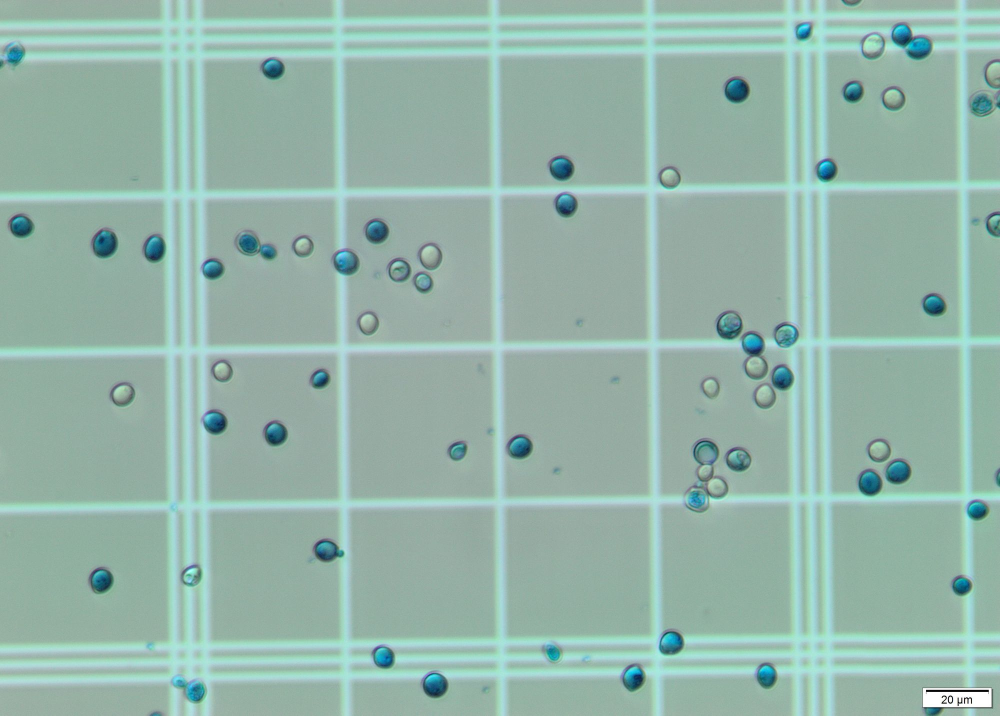
#> input picture dataset/1Quad.jpg, 2000 x 1431 px (shown at 1/2 size)
$ jupyter execute --allow-errors yeast.ipynb   (shell and % lines are left out)
#> lines starting #> are read from the running program, lines starting #| are printed output that depends on the picture; after the words box and inside, x2 and y2 are one past the last pixel; in counts of white or black regions, pixels touching at a corner belong together
# Notebook version of project

[cell 1]
# Gustavo Tuani Mastrobuono
# No USP: 10734411
# SCC0251 - 2021.1
# Beer Challenge

import numpy as np
import cv2

DEBUG_RECONSTRUCTION = False
DEBUG_IDENTIFICATION = False

# Read original image(s)
# TODO: Read whole dataset
img = cv2.imread("./dataset/1Quad.jpg")
#> img is the input picture: shape (1431, 2000, 3); mean B, G, R 170.5, 181.2, 148.9

# Grid reconstruction
# Load image, grayscale, and adaptive threshold
image = img.copy()
gray = cv2.cvtColor(image, cv2.COLOR_BGR2GRAY)
thresh = cv2.adaptiveThreshold(gray, 255, cv2.ADAPTIVE_THRESH_GAUSSIAN_C, cv2.THRESH_BINARY, 57, 5)
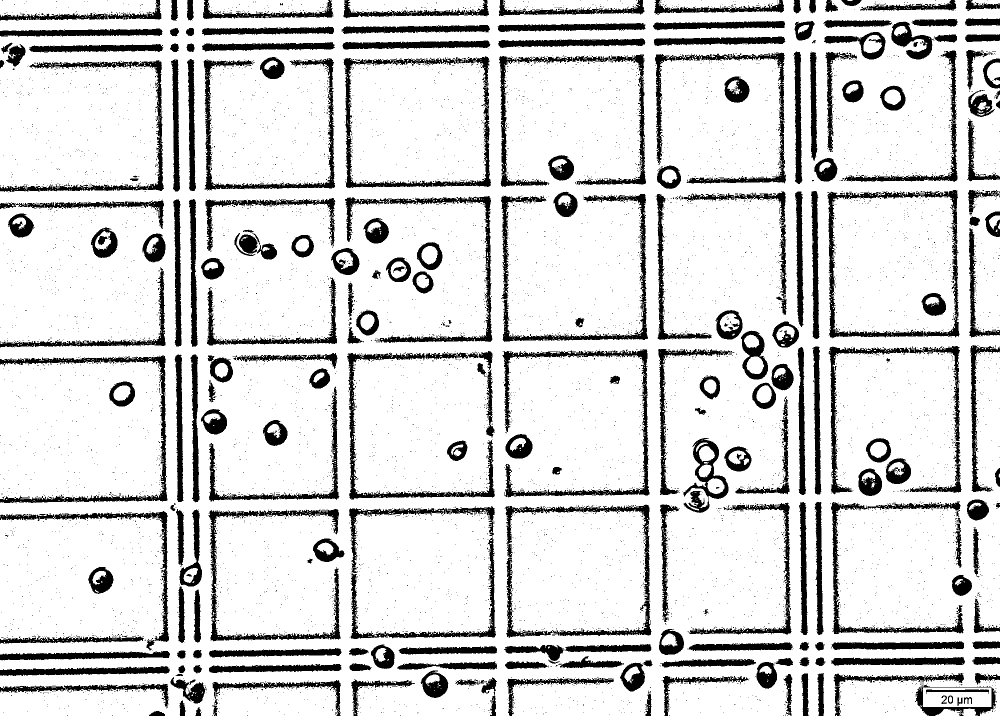
#> thresh: shape (1431, 2000) (shown at 1/2 size); 83.9% white; 6543 black regions (6288 under 20 px), largest, box (x1, y1, x2, y2) and area: (1655, 380, 1919, 677) 8839, (687, 112, 982, 376) 8638, (1005, 698, 1299, 995) 8623
if (DEBUG_RECONSTRUCTION): cv2.imwrite("thresh.jpg", thresh)

# Mathematical morphology
thresh = cv2.GaussianBlur(thresh, (7,7), 0)
ret, thresh = cv2.threshold(thresh, 210, 255, 0)
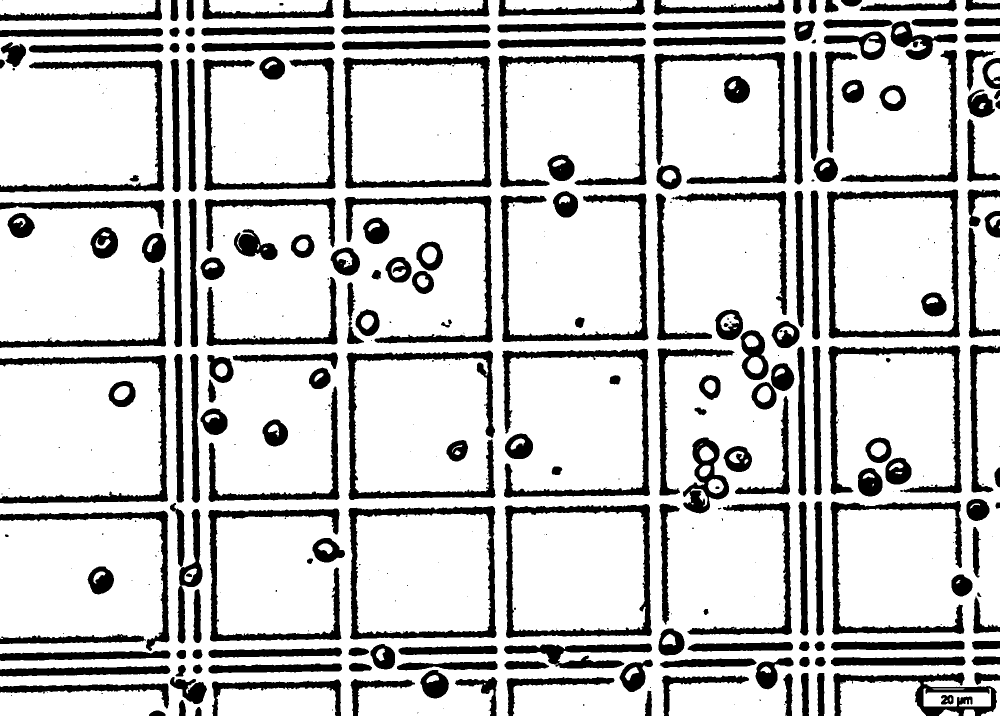
#> thresh: shape (1431, 2000) (shown at 1/2 size); 78.5% white; 458 black regions (245 under 20 px), largest, box (x1, y1, x2, y2) and area: (693, 701, 991, 1000) 14009, (1654, 379, 1920, 677) 12936, (1009, 1008, 1304, 1277) 12876
kernel = np.ones((3,3), np.uint8)
morphed = cv2.erode(thresh, None, kernel, iterations=16)
#> morphed: shape (1431, 2000); 32.7% white; 48 white regions (1 under 20 px), largest, box (x1, y1, x2, y2) and area: (0, 742, 305, 976) 55779, (0, 152, 296, 354) 53198, (0, 432, 301, 665) 48306
morphed = cv2.morphologyEx(morphed, cv2.MORPH_CLOSE, kernel, iterations=55)
#> morphed: shape (1431, 2000); 62.3% white; 8 black regions, largest, box (x1, y1, x2, y2) and area: (0, 0, 2000, 1431) 951157, (641, 346, 781, 504) 22120, (1373, 877, 1508, 1039) 21861
morphed = cv2.erode(morphed, None, kernel, iterations=10)
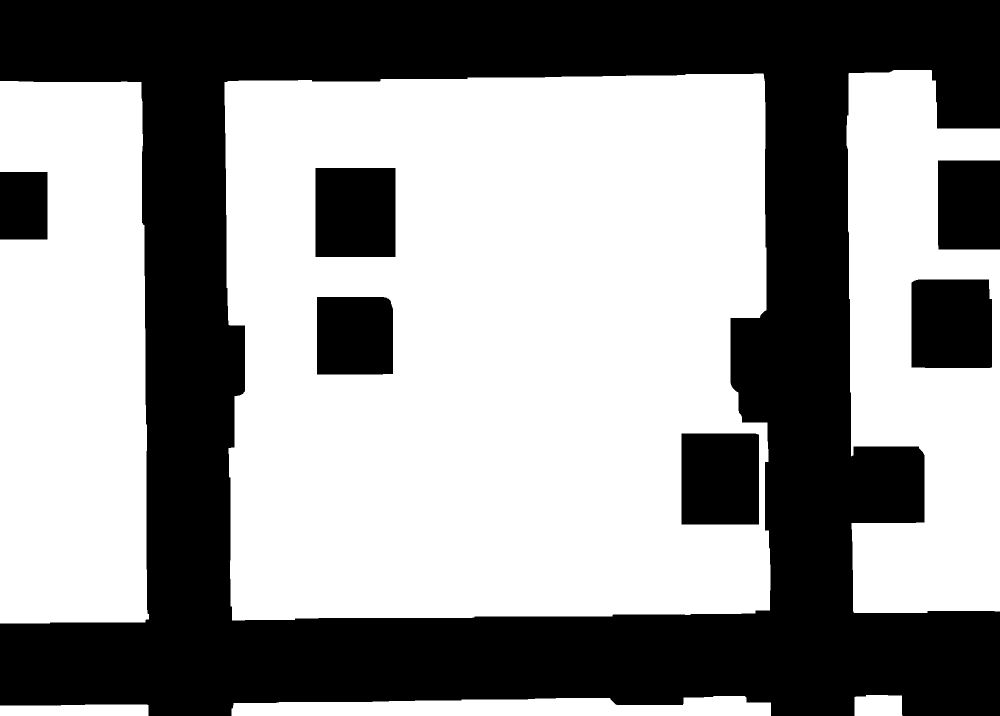
#> morphed: shape (1431, 2000) (shown at 1/2 size); 57.3% white; 7 black regions
if (DEBUG_RECONSTRUCTION): cv2.imwrite("morphed.jpg", morphed)

# Find all contours
contours, hierarchy = cv2.findContours(morphed, cv2.RETR_TREE, cv2.CHAIN_APPROX_NONE)
#> contours = 10 contours; largest, box (x1, y1, x2, y2) and area: (449, 147, 1541, 1241) 1138846, (0, 162, 298, 1247) 299410, (1693, 140, 2000, 1226) 263913, (463, 1392, 1542, 1431) 30617, (630, 335, 792, 515) 28817
if (DEBUG_RECONSTRUCTION): cv2.drawContours(image=img, contours=contours, contourIdx=-1, color=(0, 255, 0), thickness=5, lineType=cv2.LINE_AA)

# Get biggest contour (inner part of Neubauer chamber)
c = max(contours, key = cv2.contourArea)
#> c = contour of 4503 points, box (x1, y1, x2, y2) (449, 147, 1541, 1241), area 1138846
if (DEBUG_RECONSTRUCTION): cv2.drawContours(image=img, contours=c, contourIdx=-1, color=(0, 0, 255), thickness=8, lineType=cv2.LINE_AA)

def scale_contour(cnt, scale):
#> called with cnt = array of shape (4503, 1, 2), scale = 1.16
    M = cv2.moments(cnt)
#> M = moments, m00 1138845.5, centre m10/m00, m01/m00 = (990.7, 692.8)
    cx = int(M['m10']/M['m00'])
#> cx = 990
    cy = int(M['m01']/M['m00'])
#> cy = 692

    cnt_norm = cnt - [cx, cy]
    cnt_scaled = cnt_norm * scale
    cnt_scaled = cnt_scaled + [cx, cy]
    cnt_scaled = cnt_scaled.astype(np.int32)
#> cnt_scaled = contour of 4503 points, box (x1, y1, x2, y2) (362, 59, 1629, 1328), area 1532288

    return cnt_scaled

# Resize contour to match real image
c = scale_contour(c, 1.16)
#> c has the same summary as cnt_scaled in scale_contour

# Get corners of contour
rect = cv2.minAreaRect(c)
#> rect = ((995.3, 692.9), (1254, 1256), -0.641)
box = cv2.boxPoints(rect)
#> box = [[375.3, 1327.9], [361.3, 71.99], [1615.3, 57.96], [1629.3, 1313.9]]
box = np.int0(box)
#> box = [[375, 1327], [361, 71], [1615, 57], [1629, 1313]]
if (DEBUG_RECONSTRUCTION): cv2.drawContours(img, [box], 0, (255, 0, 0), 6)

def crop_rect(img, rect):
#> called with rect = ((995.3, 692.9), (1254, 1256), -0.641)
    center = rect[0]
#> center = (995.3, 692.9)
    size = rect[1]
#> size = (1254, 1256)
    angle = rect[2]
#> angle = -0.641
    center, size = tuple(map(int, center)), tuple(map(int, size))
#> center = (995, 692); size = (1254, 1255)

    height, width = img.shape[0], img.shape[1]
    if (DEBUG_RECONSTRUCTION): print("width: {}, height: {}".format(width, height))

    M = cv2.getRotationMatrix2D(center, angle, 1)
#> M = [[1, -0.0112, 7.8], [0.0112, 1, -11.08]]
    img_rot = cv2.warpAffine(img, M, (width, height))

    img_crop = cv2.getRectSubPix(img_rot, size, center)

    img_crop = cv2.rotate(img_crop, rotateCode=cv2.ROTATE_90_CLOCKWISE)
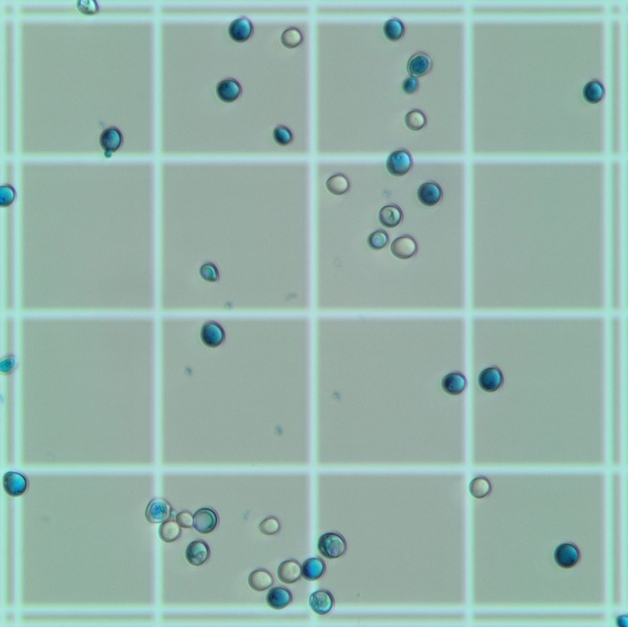
#> img_crop: shape (1254, 1255, 3) (shown at 1/2 size); mean B, G, R 170.3, 179.5, 149.7

    return img_crop, img_rot

# Rotate and crop images
img_crop, img_rot = crop_rect(img, rect)

# Concat images
def vertical_concat(im_list, interpolation=cv2.INTER_CUBIC):
    w_min = min(im.shape[1] for im in im_list)
    im_list_resize = [cv2.resize(im, (w_min, int(im.shape[0] * w_min / im.shape[1])), interpolation=interpolation) for im in im_list]
    return cv2.vconcat(im_list_resize)

def horizontal_concat(im_list, interpolation=cv2.INTER_CUBIC):
    h_min = min(im.shape[0] for im in im_list)
    im_list_resize = [cv2.resize(im, (int(im.shape[1] * h_min / im.shape[0]), h_min), interpolation=interpolation) for im in im_list]
    return cv2.hconcat(im_list_resize)

def concat(im_list_2d, interpolation=cv2.INTER_CUBIC):
    im_list_v = [horizontal_concat(im_list_h, interpolation=cv2.INTER_CUBIC) for im_list_h in im_list_2d]
    return vertical_concat(im_list_v, interpolation=cv2.INTER_CUBIC)

reconstructed = concat([[img_crop, img_crop, img_crop, img_crop, img_crop],
                        [img_crop, img_crop, img_crop, img_crop, img_crop],
                        [img_crop, img_crop, img_crop, img_crop, img_crop],
                        [img_crop, img_crop, img_crop, img_crop, img_crop],
                        [img_crop, img_crop, img_crop, img_crop, img_crop]])

if (DEBUG_RECONSTRUCTION): cv2.imwrite("reconstructed.jpg", reconstructed)

# Cell identification
COLOR_NAMES = ["red", "orange", "yellow", "green", "cyan", "blue", "purple", "red "]

COLOR_RANGES_HSV = {
    "red": [(0, 50, 10), (10, 255, 255)],
    "orange": [(10, 50, 10), (25, 255, 255)],
    "yellow": [(25, 50, 10), (35, 255, 255)],
    "green": [(35, 50, 10), (80, 255, 255)],
    "cyan": [(80, 80, 10), (100, 255, 255)],
    "blue": [(100, 50, 10), (130, 255, 255)],
    "purple": [(130, 50, 10), (170, 255, 255)],
    "red ": [(170, 50, 10), (180, 255, 255)]
}

def getMask(frame, color):
    blurredFrame = cv2.GaussianBlur(frame, (3, 3), 0)
    hsvFrame = cv2.cvtColor(blurredFrame, cv2.COLOR_BGR2HSV)

    colorRange = COLOR_RANGES_HSV[color]
    lower = np.array(colorRange[0])
    upper = np.array(colorRange[1])

    colorMask = cv2.inRange(hsvFrame, lower, upper)
    colorMask = cv2.bitwise_and(blurredFrame, blurredFrame, mask=colorMask)

    return colorMask

def getDominantColor(roi):
    roi = np.float32(roi)

    criteria = (cv2.TERM_CRITERIA_EPS + cv2.TERM_CRITERIA_MAX_ITER, 10, 1.0)
    K = 4
    ret, label, center = cv2.kmeans(roi, K, None, criteria, 10, cv2.KMEANS_RANDOM_CENTERS)

    center = np.uint8(center)
    res = center[label.flatten()]
    res2 = res.reshape(roi.shape)

    pixelsPerColor = []
    for color in COLOR_NAMES:
        mask = getMask(res2, color)
        greyMask = cv2.cvtColor(mask, cv2.COLOR_BGR2GRAY)
        count = cv2.countNonZero(greyMask)
        pixelsPerColor.append(count)

    return COLOR_NAMES[pixelsPerColor.index(max(pixelsPerColor))]

def getROI(frame, x, y, r):
    return frame[int(y-r/2):int(y+r/2), int(x-r/2):int(x+r/2)]

# Convert to grayscale, blur using 3x3 kernel and apply Hough transform on the blurred image
gray = cv2.cvtColor(reconstructed, cv2.COLOR_BGR2GRAY)
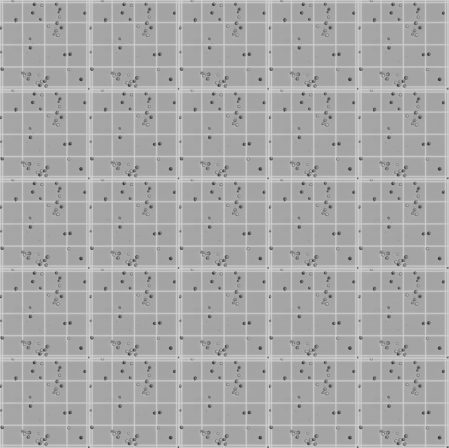
#> gray: shape (6270, 6275) (shown at 1/14 size); min 32, max 233, mean 169.6
gray_blurred = cv2.blur(gray, (3, 3))
if (DEBUG_IDENTIFICATION): cv2.imwrite("blurred.jpg", gray_blurred)
detected_circles = cv2.HoughCircles(gray_blurred, cv2.HOUGH_GRADIENT, 1, 25, param1 = 50, param2 = 23, minRadius = 1, maxRadius = 40)
#> detected_circles = 925 rows, first 8: [663.5, 1088.5, 27.7], [663.5, 2342.5, 27.7], [663.5, 3596.5, 27.7], [663.5, 4850.5, 27.7], [663.5, 6104.5, 27.7], [1918.5, 1088.5, 27.7], [1918.5, 2342.5, 27.7], [1918.5, 3596.5, 27.7]
#> `detected_circles = np.uint16(np.around(detected_circles))`: detected_circles = 925 rows, first 8: [664, 1088, 28], [664, 2342, 28], [664, 3596, 28], [664, 4850, 28], [664, 6104, 28], [1918, 1088, 28], [1918, 2342, 28], [1918, 3596, 28]

count_total = 0
count_dead = 0
#> (the rest of this cell did not finish here and is left out)

$ run again, with dataset/2Quad.jpg copied over dataset/1Quad.jpg
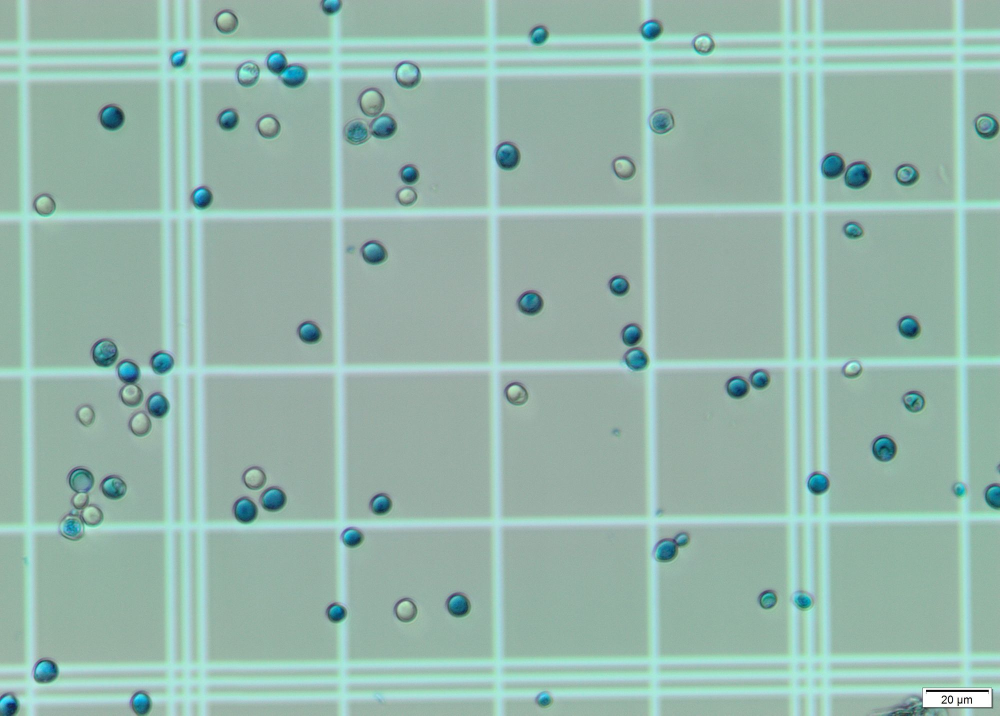
#> input picture dataset/2Quad.jpg, 2000 x 1431 px (shown at 1/2 size)
#> img is the input picture: shape (1431, 2000, 3); mean B, G, R 172.8, 183.5, 150.6
#> `thresh = cv2.adaptiveThreshold(gray, 255, cv2.ADAPTIVE_THRESH_GAUSSIAN..`:
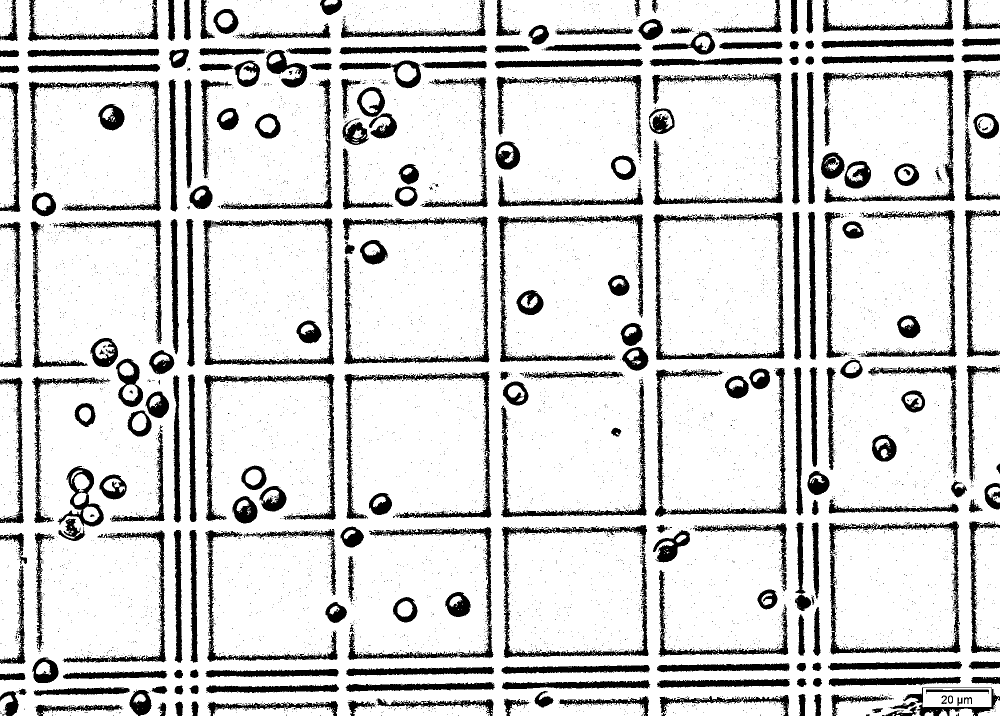
#> thresh: shape (1431, 2000) (shown at 1/2 size); 83.6% white; 6648 black regions (6380 under 20 px), largest, box (x1, y1, x2, y2) and area: (688, 743, 984, 1038) 8578, (406, 437, 669, 731) 8490, (1306, 425, 1570, 720) 8473
#> contours = 11 contours; largest, box (x1, y1, x2, y2) and area: (444, 189, 1534, 1283) 1133250, (1687, 183, 2000, 1267) 292648, (0, 203, 291, 1288) 289329, (623, 340, 905, 557) 46127, (496, 0, 1523, 38) 30734
#> `c = max(contours, key = cv2.contourArea)`: c = contour of 4575 points, box (x1, y1, x2, y2) (444, 189, 1534, 1283), area 1133250
#> in scale_contour, `M = cv2.moments(cnt)`: M = moments, m00 1133249.5, centre m10/m00, m01/m00 = (993.5, 742.1)
#> cx = 993
#> cy = 742
#> cnt_scaled = contour of 4575 points, box (x1, y1, x2, y2) (356, 100, 1620, 1369), area 1524841
#> `c = scale_contour(c, 1.16)`: c has the same summary as cnt_scaled in scale_contour
#> rect = ((988.2, 732.4), (1254.2, 1257.9), -0.637)
#> `box = cv2.boxPoints(rect)`: box = [[368.1, 1368.3], [354.1, 110.5], [1608.3, 96.53], [1622.2, 1354.4]]
#> `box = np.int0(box)`: box = [[368, 1368], [354, 110], [1608, 96], [1622, 1354]]
#> in crop_rect, `center = rect[0]`: center = (988.2, 732.4)
#> in crop_rect, `size = rect[1]`: size = (1254.2, 1257.9)
#> angle = -0.637
#> in crop_rect, `center, size = tuple(map(int, center)), tuple(map(int, size))`: center = (988, 732); size = (1254, 1257)
#> in crop_rect, `M = cv2.getRotationMatrix2D(center, angle, 1)`: M = [[1, -0.0111, 8.2], [0.0111, 1, -10.94]]
#> `detected_circles = cv2.HoughCircles(gray_blurred, cv2.HOUGH_GRADIENT, ..`: detected_circles = 920 rows, first 8: [1045.5, 658.5, 25.7], [1045.5, 1912.5, 25.7], [1045.5, 3166.5, 25.7], [1045.5, 4420.5, 25.7], [1045.5, 5674.5, 25.7], [2302.5, 658.5, 25.7], [2302.5, 1912.5, 25.7], [2302.5, 3166.5, 25.7]
#> `detected_circles = np.uint16(np.around(detected_circles))`: detected_circles = 920 rows, first 8: [1046, 658, 26], [1046, 1912, 26], [1046, 3166, 26], [1046, 4420, 26], [1046, 5674, 26], [2302, 658, 26], [2302, 1912, 26], [2302, 3166, 26]
#> the loop `for pt in detected_circles[0, :]:` made 920 passes
#> pass 1, in getDominantColor, `res = center[label.flatten()]`:
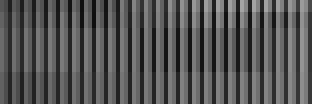
#> res: shape (26, 78) (shown 4 times larger); min 14, max 164, mean 86
#| 920 195 725 21.2
